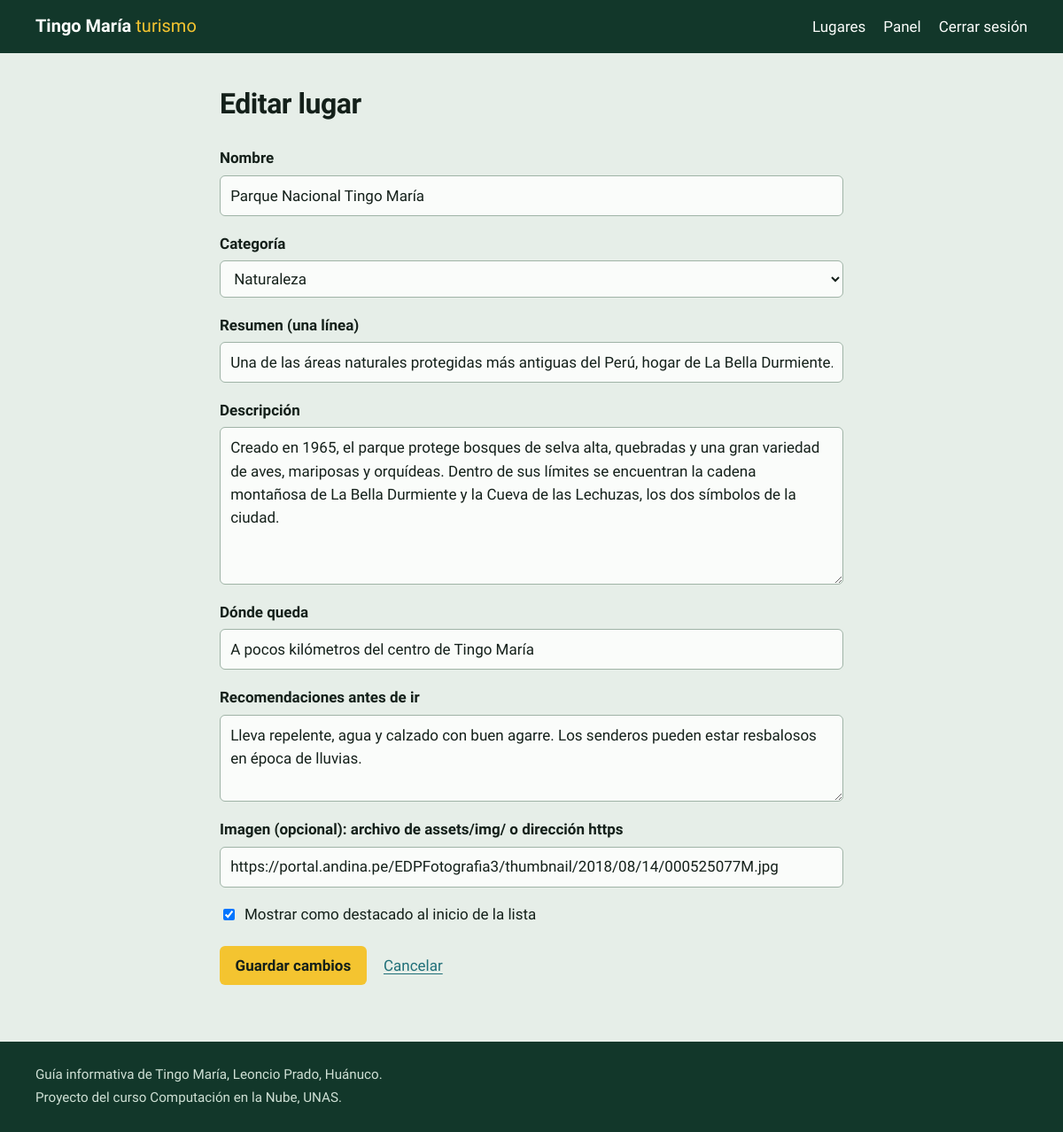
The page /admin/form.php?id=1 (signed in) on the database its author committed.
### tables this page shows
CREATE TABLE lugares (
  id              INT UNSIGNED AUTO_INCREMENT PRIMARY KEY,
  categoria_id    INT UNSIGNED NOT NULL,
  nombre          VARCHAR(120) NOT NULL,
  resumen         VARCHAR(255) NOT NULL,
  descripcion     TEXT NOT NULL,
  ubicacion       VARCHAR(200) NOT NULL DEFAULT '',
  recomendaciones TEXT NULL,
  imagen_url      VARCHAR(500) NULL,
  destacado       TINYINT(1) NOT NULL DEFAULT 0,
  creado_en       TIMESTAMP NOT NULL DEFAULT CURRENT_TIMESTAMP,
  CONSTRAINT fk_lugar_categoria FOREIGN KEY (categoria_id) REFERENCES categorias(id)
);

CREATE TABLE categorias (
  id     INT UNSIGNED AUTO_INCREMENT PRIMARY KEY,
  nombre VARCHAR(60) NOT NULL UNIQUE
);

### includes/db.php (called while the page is built, shortened)
<?php
function db(): PDO
{
    static $pdo = null;
    if ($pdo === null) {
        $dsn = 'mysql:host=' . DB_HOST . ';dbname=' . DB_NAME . ';charset=utf8mb4';
        try {
            $pdo = new PDO($dsn, DB_USER, DB_PASS, [
                PDO::ATTR_ERRMODE            => PDO::ERRMODE_EXCEPTION,
                PDO::ATTR_DEFAULT_FETCH_MODE => PDO::FETCH_ASSOC,
                PDO::ATTR_EMULATE_PREPARES   => false,
            ]);
        } catch (PDOException $ex) {
            error_log('Error de conexión a la BD: ' . $ex->getMessage());
            http_response_code(500);
            exit('No se pudo conectar a la base de datos. Revisa los datos de config.php.');
        }
    }
    return $pdo;
}

### includes/funciones.php (called while the page is built, shortened)
<?php
require_once __DIR__ . '/db.php';
function e(?string $texto): string
{
    return htmlspecialchars($texto ?? '', ENT_QUOTES, 'UTF-8');
}
function categorias(): array
{
    return db()->query('SELECT id, nombre FROM categorias ORDER BY nombre')->fetchAll();
}

### admin/form.php (the view, shortened to what this page needs)
<?php
require_once __DIR__ . '/../includes/funciones.php';
$id   = isset($_GET['id']) ? (int) $_GET['id'] : 0;
$cats = categorias();
$lugar = ['categoria_id' => 0, 'nombre' => '', 'resumen' => '', 'descripcion' => '',
          'ubicacion' => '', 'recomendaciones' => '', 'imagen_url' => '', 'destacado' => 0];
if ($id > 0) {
    $stmt = db()->prepare('SELECT * FROM lugares WHERE id = ?');
    $stmt->execute([$id]);
    $encontrado = $stmt->fetch();
    $lugar = $encontrado;
}
require __DIR__ . '/../includes/header.php';
?>
<section class="contenedor panel panel--medio">
    <h1><?= $id > 0 ? 'Editar lugar' : 'Agregar lugar' ?></h1>
    <form method="post" class="formulario">
        <label for="nombre">Nombre</label>
        <input id="nombre" name="nombre" maxlength="120" required value="<?= e($lugar['nombre']) ?>">
        <label for="categoria_id">Categoría</label>
        <select id="categoria_id" name="categoria_id" required>
            <?php foreach ($cats as $c): ?>
                <option value="<?= (int) $c['id'] ?>" <?= (int) $lugar['categoria_id'] === (int) $c['id'] ? 'selected' : '' ?>><?= e($c['nombre']) ?></option>
            <?php endforeach; ?>
        </select>
        <label for="resumen">Resumen (una línea)</label>
        <input id="resumen" name="resumen" maxlength="255" required value="<?= e($lugar['resumen']) ?>">
        <label for="descripcion">Descripción</label>
        <textarea id="descripcion" name="descripcion" rows="6" required><?= e($lugar['descripcion']) ?></textarea>
        <label for="ubicacion">Dónde queda</label>
        <input id="ubicacion" name="ubicacion" maxlength="200" value="<?= e($lugar['ubicacion']) ?>">
        <label for="recomendaciones">Recomendaciones antes de ir</label>
        <textarea id="recomendaciones" name="recomendaciones" rows="3"><?= e($lugar['recomendaciones']) ?></textarea>
        <label for="imagen_url">Imagen (opcional): archivo de assets/img/ o dirección https</label>
        <input id="imagen_url" name="imagen_url" maxlength="500" placeholder="assets/img/foto.jpg" value="<?= e($lugar['imagen_url']) ?>">
        <label class="casilla">
            <input type="checkbox" name="destacado" <?= $lugar['destacado'] ? 'checked' : '' ?>>
            Mostrar como destacado al inicio de la lista
        </label>
        <div class="formulario__acciones">
            <button class="boton" type="submit"><?= $id > 0 ? 'Guardar cambios' : 'Agregar lugar' ?></button>
            <a href="index.php">Cancelar</a>
        </div>
    </form>
</section>
<?php require __DIR__ . '/../includes/footer.php'; ?>

### assets/css/estilos.css (style rules this page uses)
:root { --selva: #12372a; --rio: #1f6f78; --niebla: #e6eee8; --papel: #fafcfa; --guacamayo: #f4c430; --tinta: #14201a; --tinta-suave: #4b5a52; --peligro: #a3261b; --fuente: "Bricolage Grotesque", "Segoe UI", "Helvetica Neue", Arial, sans-serif; }
*, *::before, *::after { box-sizing: border-box; }
body { margin: 0; font-family: var(--fuente); font-size: 1.0625rem; line-height: 1.55; color: var(--tinta); background: var(--niebla); }
a { color: var(--rio); text-underline-offset: 0.18em; }
h1, h2 { line-height: 1.1; margin: 0 0 0.5rem; letter-spacing: -0.015em; }
.contenedor { width: min(1120px, 100% - 2.5rem); margin-inline: auto; }
input, select, textarea, button { font: inherit; color: inherit; }
input:not([type="checkbox"]), select, textarea { width: 100%; padding: 0.55rem 0.7rem; border: 1.5px solid #9fb3a6; border-radius: 6px; background: var(--papel); }
.buscador button, .boton { display: inline-block; padding: 0.55rem 1.1rem; border: 0; border-radius: 6px; cursor: pointer; background: var(--guacamayo); color: var(--tinta); font-weight: 700; text-decoration: none; }
.panel { padding-block: 2.5rem 4rem; }
.panel--medio { max-width: 44rem; }
.panel h1 { font-size: 2rem; font-weight: 800; margin-bottom: 1.2rem; }
.formulario { display: grid; gap: 0.4rem; }
.formulario label { font-weight: 600; margin-top: 0.7rem; }
.formulario .casilla { font-weight: 400; display: flex; gap: 0.5rem; align-items: center; }
.formulario .boton { margin-top: 1rem; justify-self: start; }
.formulario__acciones { display: flex; gap: 1.2rem; align-items: baseline; }
body { min-height: 100vh; display: flex; flex-direction: column; }

### rows shown on the page
lugares: nombre "Parque Nacional Tingo María", categoria_id "Naturaleza", resumen "Una de las áreas naturales protegidas más antiguas del Perú, hogar de La Bella Durmiente.", descripcion "Creado en 1965, el parque protege bosques de selva alta, quebradas y una gran variedad de aves, mariposas y orquídeas. Dentro de sus límites se encuentran la cadena montañosa de La Bella Durmiente y la Cueva de las Lechuzas, los dos símbolos de la ciudad.", ubicacion "A pocos kilómetros del centro de Tingo María", recomendaciones "Lleva repelente, agua y calzado con buen agarre. Los senderos pueden estar resbalosos en época de lluvias.", imagen_url "https://portal.andina.pe/EDPFotografia3/thumbnail/2018/08/14/000525077M.jpg", destacado "☑"
